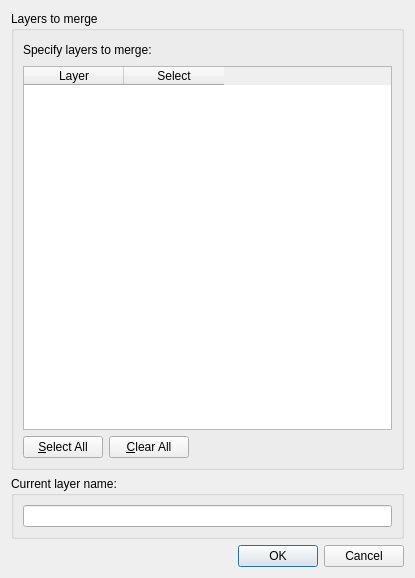
<?xml version="1.0" encoding="UTF-8"?>
<ui version="4.0">
 <class>MergeReconstructionLayersDialog</class>
 <widget class="QDialog" name="MergeReconstructionLayersDialog">
  <property name="geometry">
   <rect>
    <x>0</x>
    <y>0</y>
    <width>415</width>
    <height>578</height>
   </rect>
  </property>
  <property name="windowTitle">
   <string>Merge Reconstruction Tree Layers</string>
  </property>
  <layout class="QVBoxLayout" name="verticalLayout_2">
   <item>
    <widget class="QGroupBox" name="reconstruction_tree_layers_to_merge_group_box">
     <property name="title">
      <string>Layers to merge</string>
     </property>
     <layout class="QVBoxLayout" name="verticalLayout">
      <property name="margin">
       <number>9</number>
      </property>
      <item>
       <layout class="QHBoxLayout" name="reconstruction_tree_layers_to_merge_label_layout">
        <item>
         <widget class="QLabel" name="reconstruction_tree_layers_to_merge_label">
          <property name="text">
           <string>Specify layers to merge:</string>
          </property>
         </widget>
        </item>
        <item>
         <spacer name="horizontalSpacer">
          <property name="orientation">
           <enum>Qt::Horizontal</enum>
          </property>
          <property name="sizeHint" stdset="0">
           <size>
            <width>40</width>
            <height>20</height>
           </size>
          </property>
         </spacer>
        </item>
       </layout>
      </item>
      <item>
       <widget class="QTableWidget" name="reconstruction_tree_layers_to_merge_table_widget">
        <property name="alternatingRowColors">
         <bool>false</bool>
        </property>
        <property name="selectionMode">
         <enum>QAbstractItemView::NoSelection</enum>
        </property>
        <property name="selectionBehavior">
         <enum>QAbstractItemView::SelectRows</enum>
        </property>
        <property name="horizontalScrollMode">
         <enum>QAbstractItemView::ScrollPerPixel</enum>
        </property>
        <property name="gridStyle">
         <enum>Qt::DashLine</enum>
        </property>
        <column>
         <property name="text">
          <string>Layer</string>
         </property>
        </column>
        <column>
         <property name="text">
          <string>Select</string>
         </property>
        </column>
       </widget>
      </item>
      <item>
       <layout class="QHBoxLayout" name="select_or_clear_all_layers">
        <item>
         <widget class="QPushButton" name="button_select_all_layers">
          <property name="toolTip">
           <string>Select all files</string>
          </property>
          <property name="text">
           <string>&amp;Select All</string>
          </property>
         </widget>
        </item>
        <item>
         <widget class="QPushButton" name="button_clear_all_layers">
          <property name="enabled">
           <bool>true</bool>
          </property>
          <property name="toolTip">
           <string>Clear all files</string>
          </property>
          <property name="text">
           <string>&amp;Clear All</string>
          </property>
         </widget>
        </item>
        <item>
         <spacer>
          <property name="orientation">
           <enum>Qt::Horizontal</enum>
          </property>
          <property name="sizeHint" stdset="0">
           <size>
            <width>40</width>
            <height>20</height>
           </size>
          </property>
         </spacer>
        </item>
       </layout>
      </item>
     </layout>
    </widget>
   </item>
   <item>
    <widget class="QGroupBox" name="layer_name_group_box">
     <property name="title">
      <string>Current layer name:</string>
     </property>
     <layout class="QVBoxLayout" name="verticalLayout_3">
      <item>
       <widget class="QLineEdit" name="layer_name_line_edit"/>
      </item>
     </layout>
    </widget>
   </item>
   <item>
    <widget class="QDialogButtonBox" name="main_buttonbox">
     <property name="standardButtons">
      <set>QDialogButtonBox::Cancel|QDialogButtonBox::Ok</set>
     </property>
    </widget>
   </item>
  </layout>
 </widget>
 <resources/>
 <connections/>
</ui>
